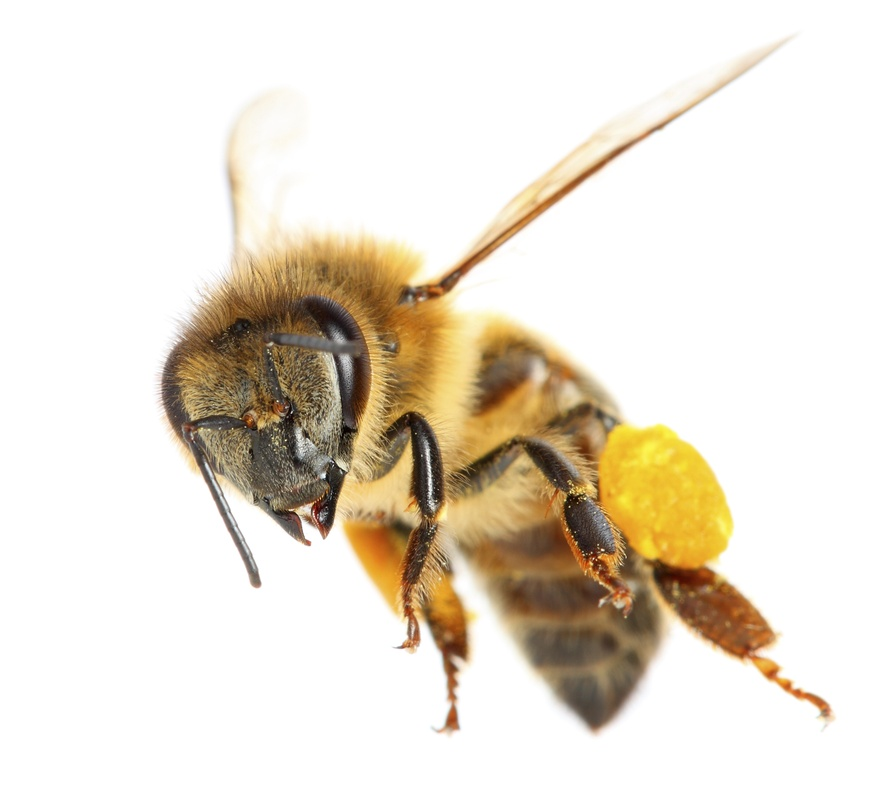
#> input picture image-features-matching-module/known_species/1-bee1.jpg, 882 x 800 px, shrunk from 2399 x 2177 before the run; its folder holds 4 pictures in this run
$ python matchSpecies.py known_species/1-bee1.jpg known_species/2-bee2.jpg
#> lines starting #> are read from the running program, lines starting #| are printed output that depends on the picture
### image-features-matching-module/fileMatcher.py
#! /usr/bin/python3
# --------------------------------#
"""
This script is written to perform analysis on two images :
    1. The supplied image of unknown Kelulut species and perform a comparison with
    1. The stored image of known Kelulut species
This script takes arguments : images path relative to this script.
This script will apply ORB (Oriented FAST and Rotated BRIEF) feature extraction on the supplied images
It then run a comparison and return a number of 'good feature matches': the higher the number, the images looks more alike
"""

import sys
import cv2
import numpy as np
from matplotlib import pyplot as plt

def process_image(image1, image2, process_id):
#> called with image1 = 'known_species/1-bee1.jpg', image2 = './known_species/1-bee1.jpg', process_id = 'known_species/2-bee2.jpg'
    print("Image 1 : " + image1)
    print("Image 2 : " + image2)
    img1 = cv2.imread(image1, cv2.IMREAD_COLOR)
#> img1 is the input picture: shape (800, 882, 3); mean B, G, R 211.5, 224.4, 232.5
    img2 = cv2.imread(image2, cv2.IMREAD_COLOR)

    # Initiate ORB detector
    # print("perform feature extractions...")
    orb = cv2.ORB_create()

    # find the keypoints and descriptors with ORB
    kp1, des1 = orb.detectAndCompute(img1, None)
#> kp1 = 500 keypoints; strongest (x, y, size): (324, 477, 31), (602, 550, 31), (324, 476, 37.2), (322, 527, 111.1)
    kp2, des2 = orb.detectAndCompute(img2, None)
#> kp2 has the same summary as kp1

    # perform feature matching
    # print("calculate matching criteria...")
    bf = cv2.BFMatcher()
    matches = bf.knnMatch(des1,des2, k=2)
#> matches = 500 matches

    # Apply ratio test
    good = []
    # create a mask to draw good matches
    matchesMask = [[0,0] for i in range(len(matches))]
#> matchesMask = 500 pairs, first value 0 to 0, second value 0 to 0
    for i,(m,n) in enumerate(matches):
        # use threshold 0.75 for 'good' feature matches
        if m.distance < 0.75*n.distance:
            # create an array of 'good' feature matches
            good.append(m)
            matchesMask[i] = [1, 0]
#> after the loop, good = 500 matches; matchesMask = 500 pairs, first value 1 to 1, second value 0 to 0

    # setup and create output image
    draw_params = dict(matchColor = (0,255,0),
                       singlePointColor = (255,0,0),
                       matchesMask = matchesMask,
                       flags = 0)
#> draw_params = 4 items
    img3 = cv2.drawMatchesKnn(img1,kp1,img2,kp2,matches,None,**draw_params)
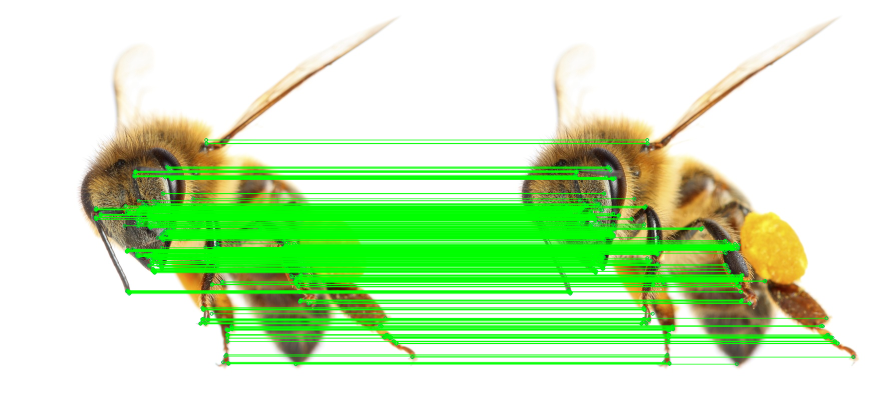
#> img3: shape (800, 1764, 3) (shown at 1/2 size); mean B, G, R 184.4, 234.1, 198.6
    output_path = './output_image/result-' + process_id + '.png'
    # save output image
    cv2.imwrite(output_path, img3)

    # display output image. Disable this later
    #plt.imshow(img3),plt.show()

    # print no of 'good' feature matches
    print(len(good))
#| 500
    sys.stdout.flush()

    cv2.waitKey(1)
    cv2.destroyAllWindows()

    return len(good), output_path

# [8 lines of commented-out code are left out]

### image-features-matching-module/matchSpecies.py
#! /usr/bin/python3
#--------------------------------#
"""
loop throu stored images
perform analysis
save data to db

"""
import numpy as np
import sys
import cv2
import os
import glob
from fileMatcher import process_image

# required arguments
input_image = sys.argv[1]
process_id = sys.argv[2]


stored_features_path = "./known_species/*.jpg"

result = [[]]
for filename in glob.glob(stored_features_path):
    score, output = process_image(input_image, filename, process_id)
#> score = 500
    name = filename.split("-")
    species_id = name[0]


    result.append([score, output, species_id])
#> pass 2 of the loop `for filename in glob.glob(stored_features_path):`:
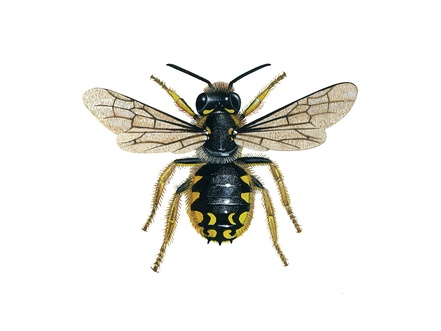
#> input picture image-features-matching-module/known_species/2-bee2.jpg, 441 x 331 px, shrunk from 1200 x 900 before the run
#> in process_image, img2 is the input picture: shape (331, 441, 3); mean B, G, R 231.6, 235.4, 236.3
#> kp2 = 500 keypoints; strongest (x, y, size): (219, 243, 31), (206, 240, 31), (233, 240, 31), (208, 242, 31)
#> in process_image (call 2), `matchesMask = [[0,0] for i in range(len(matches))]`: matchesMask = 500 pairs, first value 0 to 0, second value 0 to 0
#> after the loop in process_image (call 2), `for i,(m,n) in enumerate(matches):`: good = 5 matches; matchesMask = 500 pairs, first value 0 to 1, second value 0 to 0
#> in process_image (call 2), `img3 = cv2.drawMatchesKnn(img1,kp1,img2,kp2,matches,None,**draw_params)`:
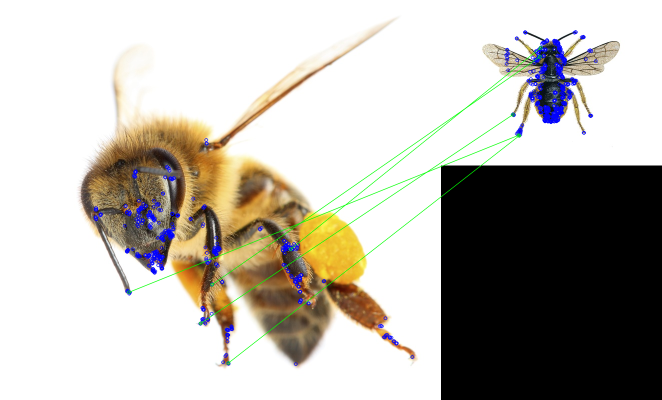
#> img3: shape (800, 1323, 3) (shown at 1/2 size); mean B, G, R 173.7, 180.9, 185
#| 5
#> score = 5
#> pass 3 of the loop `for filename in glob.glob(stored_features_path):`:
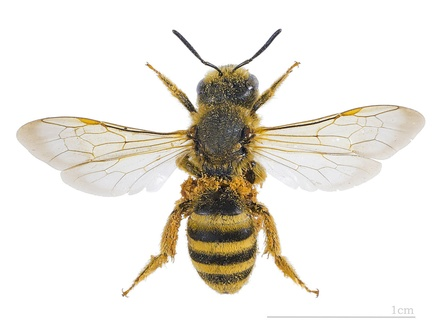
#> input picture image-features-matching-module/known_species/3-bee3.jpg, 441 x 333 px, shrunk from 1200 x 907 before the run
#> in process_image, img2 is the input picture: shape (333, 441, 3); mean B, G, R 223.3, 230.5, 234.1
#> kp2 = 500 keypoints; strongest (x, y, size): (316, 291, 31), (249, 88, 31), (194, 178, 31), (315, 294, 31)
#> in process_image (call 3), `matchesMask = [[0,0] for i in range(len(matches))]`: matchesMask = 500 pairs, first value 0 to 0, second value 0 to 0
#> after the loop in process_image (call 3), `for i,(m,n) in enumerate(matches):`: matchesMask = 500 pairs, first value 0 to 1, second value 0 to 0
#> in process_image (call 3), `img3 = cv2.drawMatchesKnn(img1,kp1,img2,kp2,matches,None,**draw_params)`:
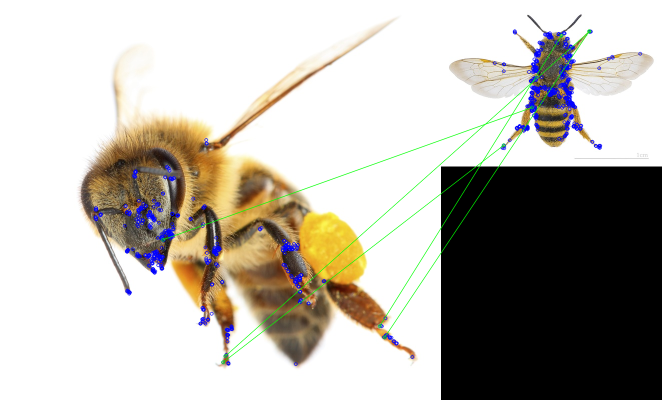
#> img3: shape (800, 1323, 3) (shown at 1/2 size); mean B, G, R 172.9, 180.5, 184.8
#| 5
#> the loop made 4 passes; the first 3 are shown

pos = 0
#> pos = 0
i = 0
max = 0
print(result)
for row in result:
    index = result.index(row)
    if row:
        print(str(index) + "- " + str((result[index])[0]))
        if int((result[index])[0]) > max:
            max = int((result[index])[0])
            pos = result.index(row)

score = str(max)
species_id = str(result[pos][0])
output_image = result[pos][1]

print("Found best match with score : " + score)
print("Species ID : " + species_id)
print("Output Image : " + output_image)

# [16 lines of commented-out code are left out]
